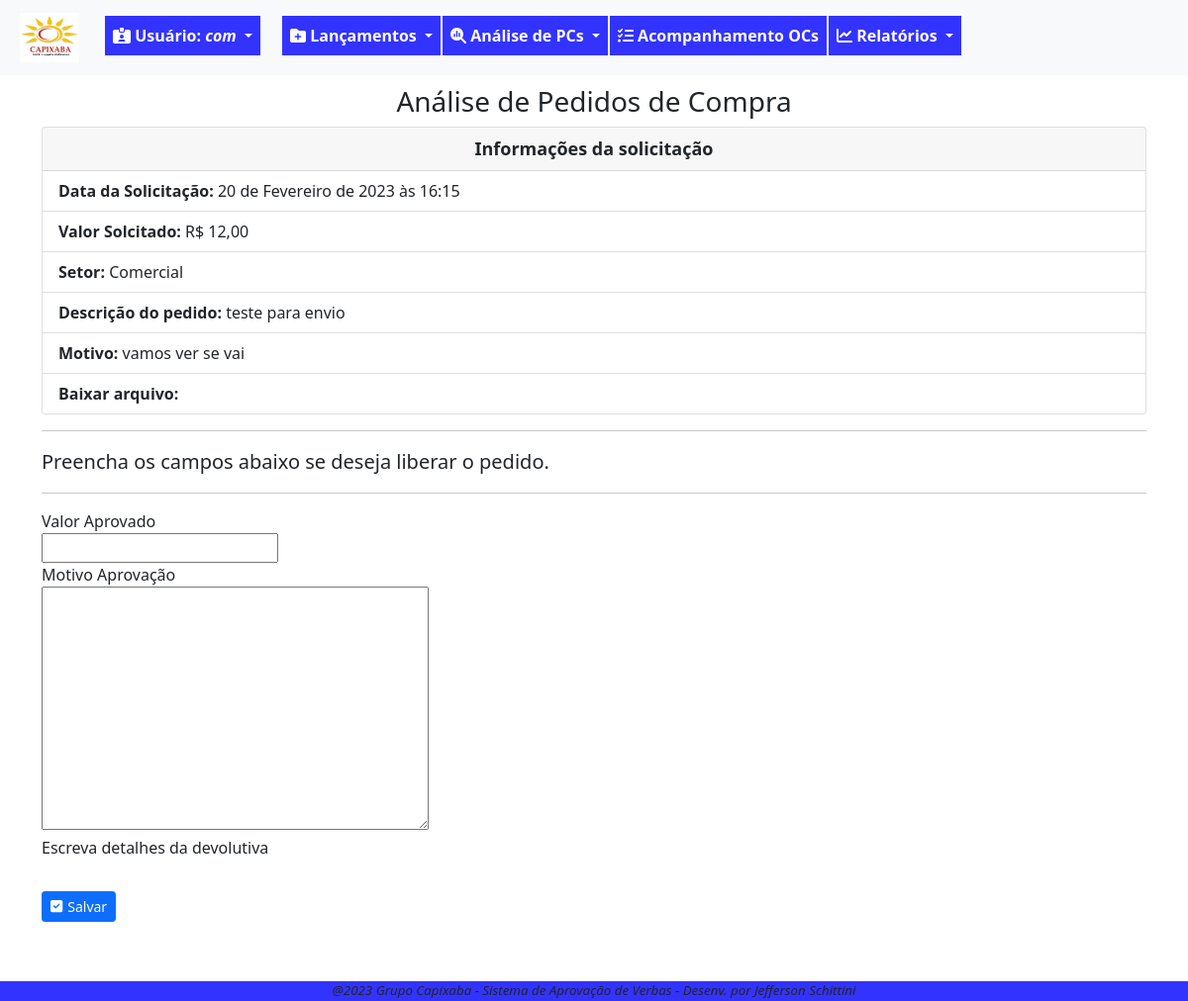
/pc/analise/aprova/8 (signed in), run on the app's committed database.
### fluxo/models.py (models this page shows, shortened)
class PedidoCompra(models.Model):
    SOL = '1'
    APR = '2'
    FIS = '3'
    FIN = '4'
    FIM = '9'
    ETAPAS_CHOICES = [
        (SOL,'Solicitação'),
        (APR,'Aprovação'),
        (FIS,'Fiscal'),
        (FIN,'Financeiro'),
        (FIM,'Finalizada'),
    ]
    ABERTA = 'ABE'
    ANALISE = 'ANL'
    LIBERADA = 'LIB'
    NEGADA = 'NEG'
    CANCELADA = 'CAN'
    STATUS_CHOICES = [
        ('ABE','Aberta'),
        ('ANL','Análise'),
        ('LIB','Liberada'),
        ('NEG','Negada'),
        ('CAN','Cancelada'),
    ]
    data_solic = models.DateTimeField(verbose_name='Data da Solicitação', default=timezone.now)
    usuario_log = models.ForeignKey(User, on_delete=models.PROTECT, verbose_name='Usuário') #deixar este usuário, que herda do padrão django
    setor_oc = models.ForeignKey(Setor, on_delete=models.PROTECT, verbose_name='Setor')
    desc_solic = models.CharField(max_length=100, verbose_name='Descrição do pedido')
    motivo_solic = models.TextField(verbose_name='Motivo do pedido', max_length=1000, help_text='Escreva detalhes da solicitação')
    valor_solic = models.DecimalField(max_digits=9, decimal_places=2, verbose_name='Valor Solicitado')
    anexos = models.FileField(upload_to=anexar_em, blank=True, null=True)  # verificar melhor como se configura, inclusive a constante MEDDIA_ROOT
    data_aprov = models.DateTimeField(verbose_name='Aprovação Diretoria', blank=True, null=True)
    motivo_aprov = models.TextField(verbose_name='Motivo Aprovação', blank=True, max_length=1000, help_text='Escreva detalhes da devolutiva')
    valor_aprov = models.DecimalField(verbose_name='Valor Aprovado', max_digits=9, decimal_places=2, blank=True, null=True)
    data_fin = models.DateTimeField(verbose_name='Liberação Financeiro', blank=True, null=True)
    motivo_fin = models.TextField(verbose_name='Motivo Financeiro', max_length=1000, blank=True, help_text='Escreva detalhes da devolutiva')
    data_fis = models.DateTimeField(verbose_name='Liberação Fiscal', blank=True, null=True)
    motivo_fis = models.TextField(verbose_name='Motivo Fiscal', max_length=1000, blank=True, null=True, help_text='Escreva detalhes da devolutiva')
    etapa_oc = models.CharField(verbose_name='Etapa', choices=ETAPAS_CHOICES, max_length=50, default='1')
    status_oc = models.CharField(verbose_name='Status', choices=STATUS_CHOICES, max_length=50, default='ABE')
    data_fim_oc = models.DateTimeField(verbose_name='Data Encerramento', null=True, blank=True)
    """ atriui a uma variável o nome da classe. Isso pode ser usado em um template para identificar a
    classe que está chamando o formulário e condicionar as ações"""

class Setor(models.Model):
    setor_desc = models.CharField(verbose_name='Setor', max_length=100, unique=True)
    gestor_setor = models.ForeignKey(User, on_delete=models.PROTECT, verbose_name='Gestor', blank=True, null=True)
    def __str__(self):
        return self.setor_desc

### fluxo/views.py (the view)
# urls.py: path('pc/analise/aprova/<int:pk>', PCAnaliseAprov.as_view(), name='analise-aprova-pc'),
class PCAnaliseAprov(GroupRequiredMixin, LoginRequiredMixin,UpdateView):
    login_url = reverse_lazy('login')
    group_required = u'Aprovador'
    model = PedidoCompra
    fields=['valor_aprov', 'motivo_aprov'
    ]
    template_name = 'fluxo/form-analise.html'
    success_url = reverse_lazy('lista-analise-pc')

### fluxo/templates/fluxo/form-analise.html (shortened to what this page needs)
{% extends 'paginas/base.html' %}
{% load static %}
{% load crispy_forms_tags %}
{% block info_tela %}
    <h3 style="margin-top: 10px; text-align: center;">Análise de Pedidos de Compra</h3>
{% endblock info_tela %}
{% block conteudo %}
    <div class="card">
        <div style="text-align: center; font-size: large; font-weight: bold;" class="card-header">
            Informações da solicitação
        </div>
        <ul class="list-group list-group-flush">
            <li class="list-group-item"> <b>Data da  Solicitação:</b> {{ object.data_solic }}</li>
            <li class="list-group-item"> <b>Valor Solcitado:</b> R$ {{ object.valor_solic }}</li>
            <li class="list-group-item" > <b>Setor:</b> {{ object.setor_oc }}</li>
            <li class="list-group-item"> <b>Descrição do pedido:</b> {{ object.desc_solic }}</li>
            <li class="list-group-item"> <b>Motivo:</b> {{ object.motivo_solic }}</li>
            <li class="list-group-item"> <b>Baixar arquivo:</b> {{ object.anexos }}</li>
        </ul>
    </div>
    <hr>
    <p class="lead">
        Preencha os campos abaixo se deseja liberar o pedido.
    </p>
    <hr>
    <form action="" method="post" enctype="multipart/form-data">
        {{ form|crispy }}
        <button type="submit" class="btn btn-primary mt-3 btn-sm">
            <i style="margin-right: 5px" class="fa-solid fa-square-check"></i>Salvar</button>
    </form>
{% endblock conteudo %}

### paginas/templates/paginas/base.html (shortened to what this page needs)
{% load static %}
{% load crispy_forms_tags %}
<!DOCTYPE html>
<html lang="pt-br">
<head>
    <link rel="stylesheet" href="{% static 'css/estilo.css' %}" type="text/css">
    <link rel="stylesheet" href="{% static 'css/bootstrap.min.css' %}" type="text/css">
    <link rel="stylesheet" href="{% static 'css/all.min.css' %}" type="text/css">
</head>
<body class="corpo">
    <header>
        {% block menu %}
        {% if request.user.is_authenticated %}
        <nav class="navbar navbar-expand-lg bg-light">
            <div class="container-fluid">
                <ul class="navbar-nav me-auto mb-lg-0">
                    <li class="nav-item">
                        <a class="navbar-brand nav-link" href="{% url 'index' %}"><img src="{% static 'img/logocpxb.jpeg' %}" width="60" height="50" alt=""></a>
                    </li>
                    <div class="nav-item dropdown mt-2">
                        <a style="color:white; margin-right: 20px;" class="nav-link dropdown-toggle btn-meu-menu" href="#" role="button" data-bs-toggle="dropdown" aria-expanded="false">
                            <i class="fa-solid fa-id-card-clip"></i><span> Usuário: <em>{{ request.user}}</em></span>
                        </a>
                    </div>
                    <div class="nav-item dropdown mt-2">
                        <a style="color:white" class="nav-link dropdown-toggle btn-meu-menu" href="#" role="button" data-bs-toggle="dropdown" aria-expanded="false">
                            <i class="fa-solid fa-folder-plus"></i>
                            <span>Lançamentos</span>
                        </a>
                    </div>
                    <div class="nav-item dropdown mt-2">
                        <a style="color:white" class="nav-link dropdown-toggle btn-meu-menu" href="#" role="button" data-bs-toggle="dropdown" aria-expanded="false">
                            <i class="fa-solid fa-magnifying-glass-chart"></i>
                            <span>Análise de PCs</span>
                        </a>
                    </div>
                    <li class="nav-item mt-2"><a style="color:white" class="nav-link btn-meu-menu" href="{% url 'index' %}">
                        <i class="fa-solid fa-list-check"></i>
                        <span>Acompanhamento OCs</span></a>
                    </li>
                    <div class="nav-item dropdown mt-2">
                        <a style="color:white" class="nav-link dropdown-toggle btn-meu-menu" href="#" role="button" data-bs-toggle="dropdown" aria-expanded="false">
                            <i class="fa-solid fa-chart-line"></i>
                            <span>Relatórios</span>
                        </a>
                    </div>
                </ul>
            </div>
        </nav>
        {% endif %}
        {% endblock menu %}
    </header>
        {% block info_tela %}{% endblock info_tela %}
        <div class="container">
        {% block conteudo %}{% endblock conteudo %}
        </div>
    {% block rodape %}
    <footer>
        <p style="margin-bottom: 0; font-size: smaller;"> <em> @2023 Grupo Capixaba - Sistema de Aprovação de Verbas - Desenv. por Jefferson Schittini</em></p>
    </footer>
    {% endblock rodape %}
</body>
</html>

### static/css/estilo.css (style rules this page uses)
.corpo { margin-bottom: 80px; }
.btn-meu-menu { background-color:rgb(51, 51,255); font-size: medium; font-weight: bold; margin-left: 2px; }
footer { position: fixed; bottom: 0; width: 100%; background-color:rgb(51, 51,255); text-align: center; }

### data on the page
PedidoCompra: data_solic "20 de Fevereiro de 2023 às 16:15", valor_solic "12,00", setor_oc "Comercial", desc_solic "teste para envio", motivo_solic "vamos ver se vai"

### other printed values
{{ request.user }} "com"
